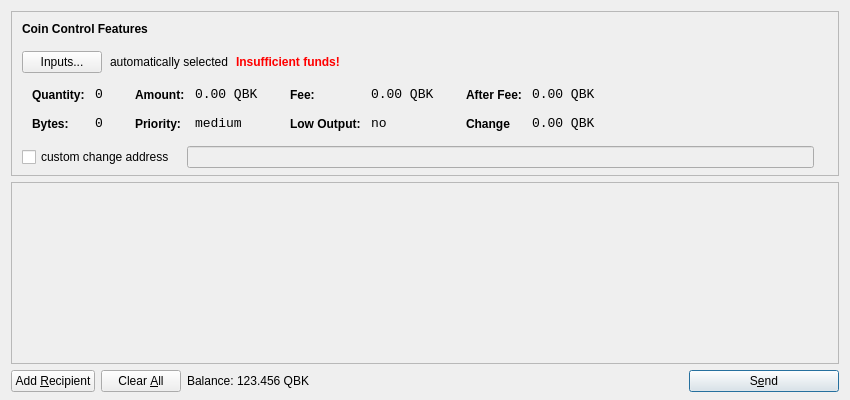
<?xml version="1.0" encoding="UTF-8"?>
<ui version="4.0">
 <class>SendCoinsDialog</class>
 <widget class="QDialog" name="SendCoinsDialog">
  <property name="geometry">
   <rect>
    <x>0</x>
    <y>0</y>
    <width>850</width>
    <height>400</height>
   </rect>
  </property>
  <property name="windowTitle">
   <string>Send Coins</string>
  </property>
  <layout class="QVBoxLayout" name="verticalLayout" stretch="0,1,0">
   <property name="bottomMargin">
    <number>8</number>
   </property>
   <item>
    <widget class="QFrame" name="frameCoinControl">
     <property name="sizePolicy">
      <sizepolicy hsizetype="Expanding" vsizetype="Expanding">
       <horstretch>0</horstretch>
       <verstretch>0</verstretch>
      </sizepolicy>
     </property>
     <property name="maximumSize">
      <size>
       <width>16777215</width>
       <height>16777215</height>
      </size>
     </property>
     <property name="frameShape">
      <enum>QFrame::StyledPanel</enum>
     </property>
     <property name="frameShadow">
      <enum>QFrame::Sunken</enum>
     </property>
     <layout class="QVBoxLayout" name="verticalLayoutCoinControl2">
      <property name="spacing">
       <number>-1</number>
      </property>
      <property name="leftMargin">
       <number>0</number>
      </property>
      <property name="topMargin">
       <number>0</number>
      </property>
      <property name="rightMargin">
       <number>0</number>
      </property>
      <property name="bottomMargin">
       <number>6</number>
      </property>
      <item>
       <layout class="QVBoxLayout" name="verticalLayoutCoinControl" stretch="0,0,0,0,1">
        <property name="spacing">
         <number>0</number>
        </property>
        <property name="leftMargin">
         <number>10</number>
        </property>
        <property name="topMargin">
         <number>10</number>
        </property>
        <item>
         <layout class="QHBoxLayout" name="horizontalLayoutCoinControl1">
          <property name="bottomMargin">
           <number>15</number>
          </property>
          <item>
           <widget class="QLabel" name="labelCoinControlFeatures">
            <property name="sizePolicy">
             <sizepolicy hsizetype="Preferred" vsizetype="Maximum">
              <horstretch>0</horstretch>
              <verstretch>0</verstretch>
             </sizepolicy>
            </property>
            <property name="font">
             <font>
              <weight>75</weight>
              <bold>true</bold>
             </font>
            </property>
            <property name="styleSheet">
             <string notr="true">font-weight:bold;</string>
            </property>
            <property name="text">
             <string>Coin Control Features</string>
            </property>
           </widget>
          </item>
         </layout>
        </item>
        <item>
         <layout class="QHBoxLayout" name="horizontalLayoutCoinControl2" stretch="0,0,0,0">
          <property name="spacing">
           <number>8</number>
          </property>
          <property name="bottomMargin">
           <number>10</number>
          </property>
          <item>
           <widget class="QPushButton" name="pushButtonCoinControl">
            <property name="styleSheet">
             <string notr="true"/>
            </property>
            <property name="text">
             <string>Inputs...</string>
            </property>
           </widget>
          </item>
          <item>
           <widget class="QLabel" name="labelCoinControlAutomaticallySelected">
            <property name="text">
             <string>automatically selected</string>
            </property>
            <property name="margin">
             <number>5</number>
            </property>
           </widget>
          </item>
          <item>
           <widget class="QLabel" name="labelCoinControlInsuffFunds">
            <property name="font">
             <font>
              <weight>75</weight>
              <bold>true</bold>
             </font>
            </property>
            <property name="styleSheet">
             <string notr="true">color:red;font-weight:bold;</string>
            </property>
            <property name="text">
             <string>Insufficient funds!</string>
            </property>
            <property name="margin">
             <number>5</number>
            </property>
           </widget>
          </item>
          <item>
           <spacer name="horizontalSpacerCoinControl">
            <property name="orientation">
             <enum>Qt::Horizontal</enum>
            </property>
            <property name="sizeHint" stdset="0">
             <size>
              <width>40</width>
              <height>1</height>
             </size>
            </property>
           </spacer>
          </item>
         </layout>
        </item>
        <item>
         <widget class="QWidget" name="widgetCoinControl" native="true">
          <property name="sizePolicy">
           <sizepolicy hsizetype="Preferred" vsizetype="Preferred">
            <horstretch>0</horstretch>
            <verstretch>0</verstretch>
           </sizepolicy>
          </property>
          <property name="minimumSize">
           <size>
            <width>0</width>
            <height>0</height>
           </size>
          </property>
          <property name="styleSheet">
           <string notr="true"/>
          </property>
          <layout class="QHBoxLayout" name="horizontalLayoutCoinControl5">
           <property name="margin">
            <number>0</number>
           </property>
           <item>
            <layout class="QHBoxLayout" name="horizontalLayoutCoinControl3" stretch="0,0,0,1">
             <property name="spacing">
              <number>20</number>
             </property>
             <property name="topMargin">
              <number>0</number>
             </property>
             <property name="bottomMargin">
              <number>10</number>
             </property>
             <item>
              <layout class="QFormLayout" name="formLayoutCoinControl1">
               <property name="horizontalSpacing">
                <number>10</number>
               </property>
               <property name="verticalSpacing">
                <number>14</number>
               </property>
               <property name="leftMargin">
                <number>10</number>
               </property>
               <property name="topMargin">
                <number>4</number>
               </property>
               <property name="rightMargin">
                <number>6</number>
               </property>
               <item row="0" column="0">
                <widget class="QLabel" name="labelCoinControlQuantityText">
                 <property name="styleSheet">
                  <string notr="true">font-weight:bold;</string>
                 </property>
                 <property name="text">
                  <string>Quantity:</string>
                 </property>
                 <property name="margin">
                  <number>0</number>
                 </property>
                </widget>
               </item>
               <item row="0" column="1">
                <widget class="QLabel" name="labelCoinControlQuantity">
                 <property name="font">
                  <font>
                   <family>Monospace</family>
                   <pointsize>10</pointsize>
                  </font>
                 </property>
                 <property name="cursor">
                  <cursorShape>IBeamCursor</cursorShape>
                 </property>
                 <property name="contextMenuPolicy">
                  <enum>Qt::ActionsContextMenu</enum>
                 </property>
                 <property name="text">
                  <string>0</string>
                 </property>
                 <property name="margin">
                  <number>0</number>
                 </property>
                 <property name="textInteractionFlags">
                  <set>Qt::LinksAccessibleByMouse|Qt::TextSelectableByKeyboard|Qt::TextSelectableByMouse</set>
                 </property>
                </widget>
               </item>
               <item row="1" column="0">
                <widget class="QLabel" name="labelCoinControlBytesText">
                 <property name="styleSheet">
                  <string notr="true">font-weight:bold;</string>
                 </property>
                 <property name="text">
                  <string>Bytes:</string>
                 </property>
                </widget>
               </item>
               <item row="1" column="1">
                <widget class="QLabel" name="labelCoinControlBytes">
                 <property name="font">
                  <font>
                   <family>Monospace</family>
                   <pointsize>10</pointsize>
                  </font>
                 </property>
                 <property name="cursor">
                  <cursorShape>IBeamCursor</cursorShape>
                 </property>
                 <property name="contextMenuPolicy">
                  <enum>Qt::ActionsContextMenu</enum>
                 </property>
                 <property name="text">
                  <string>0</string>
                 </property>
                 <property name="textInteractionFlags">
                  <set>Qt::LinksAccessibleByMouse|Qt::TextSelectableByKeyboard|Qt::TextSelectableByMouse</set>
                 </property>
                </widget>
               </item>
              </layout>
             </item>
             <item>
              <layout class="QFormLayout" name="formLayoutCoinControl2">
               <property name="horizontalSpacing">
                <number>10</number>
               </property>
               <property name="verticalSpacing">
                <number>14</number>
               </property>
               <property name="leftMargin">
                <number>6</number>
               </property>
               <property name="topMargin">
                <number>4</number>
               </property>
               <property name="rightMargin">
                <number>6</number>
               </property>
               <item row="0" column="0">
                <widget class="QLabel" name="labelCoinControlAmountText">
                 <property name="styleSheet">
                  <string notr="true">font-weight:bold;</string>
                 </property>
                 <property name="text">
                  <string>Amount:</string>
                 </property>
                 <property name="margin">
                  <number>0</number>
                 </property>
                </widget>
               </item>
               <item row="0" column="1">
                <widget class="QLabel" name="labelCoinControlAmount">
                 <property name="font">
                  <font>
                   <family>Monospace</family>
                   <pointsize>10</pointsize>
                  </font>
                 </property>
                 <property name="cursor">
                  <cursorShape>IBeamCursor</cursorShape>
                 </property>
                 <property name="contextMenuPolicy">
                  <enum>Qt::ActionsContextMenu</enum>
                 </property>
                 <property name="text">
                  <string>0.00 QBK</string>
                 </property>
                 <property name="textInteractionFlags">
                  <set>Qt::LinksAccessibleByMouse|Qt::TextSelectableByKeyboard|Qt::TextSelectableByMouse</set>
                 </property>
                </widget>
               </item>
               <item row="1" column="0">
                <widget class="QLabel" name="labelCoinControlPriorityText">
                 <property name="styleSheet">
                  <string notr="true">font-weight:bold;</string>
                 </property>
                 <property name="text">
                  <string>Priority:</string>
                 </property>
                </widget>
               </item>
               <item row="1" column="1">
                <widget class="QLabel" name="labelCoinControlPriority">
                 <property name="font">
                  <font>
                   <family>Monospace</family>
                   <pointsize>10</pointsize>
                  </font>
                 </property>
                 <property name="cursor">
                  <cursorShape>IBeamCursor</cursorShape>
                 </property>
                 <property name="contextMenuPolicy">
                  <enum>Qt::ActionsContextMenu</enum>
                 </property>
                 <property name="text">
                  <string>medium</string>
                 </property>
                 <property name="textInteractionFlags">
                  <set>Qt::LinksAccessibleByMouse|Qt::TextSelectableByKeyboard|Qt::TextSelectableByMouse</set>
                 </property>
                </widget>
               </item>
              </layout>
             </item>
             <item>
              <layout class="QFormLayout" name="formLayoutCoinControl3">
               <property name="horizontalSpacing">
                <number>10</number>
               </property>
               <property name="verticalSpacing">
                <number>14</number>
               </property>
               <property name="leftMargin">
                <number>6</number>
               </property>
               <property name="topMargin">
                <number>4</number>
               </property>
               <property name="rightMargin">
                <number>6</number>
               </property>
               <item row="0" column="0">
                <widget class="QLabel" name="labelCoinControlFeeText">
                 <property name="styleSheet">
                  <string notr="true">font-weight:bold;</string>
                 </property>
                 <property name="text">
                  <string>Fee:</string>
                 </property>
                 <property name="margin">
                  <number>0</number>
                 </property>
                </widget>
               </item>
               <item row="0" column="1">
                <widget class="QLabel" name="labelCoinControlFee">
                 <property name="font">
                  <font>
                   <family>Monospace</family>
                   <pointsize>10</pointsize>
                  </font>
                 </property>
                 <property name="cursor">
                  <cursorShape>IBeamCursor</cursorShape>
                 </property>
                 <property name="contextMenuPolicy">
                  <enum>Qt::ActionsContextMenu</enum>
                 </property>
                 <property name="text">
                  <string>0.00 QBK</string>
                 </property>
                 <property name="textInteractionFlags">
                  <set>Qt::LinksAccessibleByMouse|Qt::TextSelectableByKeyboard|Qt::TextSelectableByMouse</set>
                 </property>
                </widget>
               </item>
               <item row="1" column="0">
                <widget class="QLabel" name="labelCoinControlLowOutputText">
                 <property name="styleSheet">
                  <string notr="true">font-weight:bold;</string>
                 </property>
                 <property name="text">
                  <string>Low Output:</string>
                 </property>
                </widget>
               </item>
               <item row="1" column="1">
                <widget class="QLabel" name="labelCoinControlLowOutput">
                 <property name="font">
                  <font>
                   <family>Monospace</family>
                   <pointsize>10</pointsize>
                  </font>
                 </property>
                 <property name="cursor">
                  <cursorShape>IBeamCursor</cursorShape>
                 </property>
                 <property name="contextMenuPolicy">
                  <enum>Qt::ActionsContextMenu</enum>
                 </property>
                 <property name="text">
                  <string>no</string>
                 </property>
                 <property name="textInteractionFlags">
                  <set>Qt::LinksAccessibleByMouse|Qt::TextSelectableByKeyboard|Qt::TextSelectableByMouse</set>
                 </property>
                </widget>
               </item>
              </layout>
             </item>
             <item>
              <layout class="QFormLayout" name="formLayoutCoinControl4">
               <property name="horizontalSpacing">
                <number>10</number>
               </property>
               <property name="verticalSpacing">
                <number>14</number>
               </property>
               <property name="leftMargin">
                <number>6</number>
               </property>
               <property name="topMargin">
                <number>4</number>
               </property>
               <property name="rightMargin">
                <number>6</number>
               </property>
               <item row="0" column="0">
                <widget class="QLabel" name="labelCoinControlAfterFeeText">
                 <property name="styleSheet">
                  <string notr="true">font-weight:bold;</string>
                 </property>
                 <property name="text">
                  <string>After Fee:</string>
                 </property>
                 <property name="margin">
                  <number>0</number>
                 </property>
                </widget>
               </item>
               <item row="0" column="1">
                <widget class="QLabel" name="labelCoinControlAfterFee">
                 <property name="font">
                  <font>
                   <family>Monospace</family>
                   <pointsize>10</pointsize>
                  </font>
                 </property>
                 <property name="cursor">
                  <cursorShape>IBeamCursor</cursorShape>
                 </property>
                 <property name="contextMenuPolicy">
                  <enum>Qt::ActionsContextMenu</enum>
                 </property>
                 <property name="text">
                  <string>0.00 QBK</string>
                 </property>
                 <property name="textInteractionFlags">
                  <set>Qt::LinksAccessibleByMouse|Qt::TextSelectableByKeyboard|Qt::TextSelectableByMouse</set>
                 </property>
                </widget>
               </item>
               <item row="1" column="0">
                <widget class="QLabel" name="labelCoinControlChangeText">
                 <property name="styleSheet">
                  <string notr="true">font-weight:bold;</string>
                 </property>
                 <property name="text">
                  <string>Change</string>
                 </property>
                </widget>
               </item>
               <item row="1" column="1">
                <widget class="QLabel" name="labelCoinControlChange">
                 <property name="font">
                  <font>
                   <family>Monospace</family>
                   <pointsize>10</pointsize>
                  </font>
                 </property>
                 <property name="cursor">
                  <cursorShape>IBeamCursor</cursorShape>
                 </property>
                 <property name="contextMenuPolicy">
                  <enum>Qt::ActionsContextMenu</enum>
                 </property>
                 <property name="text">
                  <string>0.00 QBK</string>
                 </property>
                 <property name="textInteractionFlags">
                  <set>Qt::LinksAccessibleByMouse|Qt::TextSelectableByKeyboard|Qt::TextSelectableByMouse</set>
                 </property>
                </widget>
               </item>
              </layout>
             </item>
            </layout>
           </item>
          </layout>
         </widget>
        </item>
        <item>
         <layout class="QHBoxLayout" name="horizontalLayoutCoinControl4" stretch="0,0,0">
          <property name="spacing">
           <number>12</number>
          </property>
          <property name="sizeConstraint">
           <enum>QLayout::SetDefaultConstraint</enum>
          </property>
          <property name="topMargin">
           <number>5</number>
          </property>
          <property name="rightMargin">
           <number>5</number>
          </property>
          <item>
           <widget class="QCheckBox" name="checkBoxCoinControlChange">
            <property name="text">
             <string>custom change address</string>
            </property>
           </widget>
          </item>
          <item>
           <widget class="QLineEdit" name="lineEditCoinControlChange">
            <property name="enabled">
             <bool>false</bool>
            </property>
            <property name="sizePolicy">
             <sizepolicy hsizetype="Expanding" vsizetype="Fixed">
              <horstretch>0</horstretch>
              <verstretch>0</verstretch>
             </sizepolicy>
            </property>
           </widget>
          </item>
          <item>
           <widget class="QLabel" name="labelCoinControlChangeLabel">
            <property name="sizePolicy">
             <sizepolicy hsizetype="Preferred" vsizetype="Expanding">
              <horstretch>0</horstretch>
              <verstretch>0</verstretch>
             </sizepolicy>
            </property>
            <property name="minimumSize">
             <size>
              <width>0</width>
              <height>0</height>
             </size>
            </property>
            <property name="text">
             <string/>
            </property>
            <property name="margin">
             <number>3</number>
            </property>
           </widget>
          </item>
         </layout>
        </item>
        <item>
         <spacer name="verticalSpacerCoinControl">
          <property name="orientation">
           <enum>Qt::Vertical</enum>
          </property>
          <property name="sizeHint" stdset="0">
           <size>
            <width>800</width>
            <height>1</height>
           </size>
          </property>
         </spacer>
        </item>
       </layout>
      </item>
     </layout>
    </widget>
   </item>
   <item>
    <widget class="QScrollArea" name="scrollArea">
     <property name="widgetResizable">
      <bool>true</bool>
     </property>
     <widget class="QWidget" name="scrollAreaWidgetContents">
      <property name="geometry">
       <rect>
        <x>0</x>
        <y>0</y>
        <width>830</width>
        <height>165</height>
       </rect>
      </property>
      <layout class="QVBoxLayout" name="verticalLayout_2">
       <property name="margin">
        <number>0</number>
       </property>
       <item>
        <layout class="QVBoxLayout" name="entries">
         <property name="spacing">
          <number>6</number>
         </property>
        </layout>
       </item>
       <item>
        <spacer name="verticalSpacer">
         <property name="orientation">
          <enum>Qt::Vertical</enum>
         </property>
         <property name="sizeHint" stdset="0">
          <size>
           <width>20</width>
           <height>40</height>
          </size>
         </property>
        </spacer>
       </item>
      </layout>
     </widget>
    </widget>
   </item>
   <item>
    <layout class="QHBoxLayout" name="horizontalLayout">
     <item>
      <widget class="QPushButton" name="addButton">
       <property name="toolTip">
        <string>Send to multiple recipients at once</string>
       </property>
       <property name="text">
        <string>Add &amp;Recipient</string>
       </property>
       <property name="icon">
        <iconset resource="../bitcoin.qrc">
         <normaloff>:/icons/add</normaloff>:/icons/add</iconset>
       </property>
       <property name="autoDefault">
        <bool>false</bool>
       </property>
      </widget>
     </item>
     <item>
      <widget class="QPushButton" name="clearButton">
       <property name="sizePolicy">
        <sizepolicy hsizetype="Minimum" vsizetype="Fixed">
         <horstretch>0</horstretch>
         <verstretch>0</verstretch>
        </sizepolicy>
       </property>
       <property name="toolTip">
        <string>Remove all transaction fields</string>
       </property>
       <property name="text">
        <string>Clear &amp;All</string>
       </property>
       <property name="icon">
        <iconset resource="../bitcoin.qrc">
         <normaloff>:/icons/remove</normaloff>:/icons/remove</iconset>
       </property>
       <property name="autoRepeatDelay">
        <number>300</number>
       </property>
       <property name="autoDefault">
        <bool>false</bool>
       </property>
      </widget>
     </item>
     <item>
      <layout class="QHBoxLayout" name="horizontalLayout_2">
       <property name="spacing">
        <number>3</number>
       </property>
       <item>
        <widget class="QLabel" name="label">
         <property name="sizePolicy">
          <sizepolicy hsizetype="Preferred" vsizetype="Fixed">
           <horstretch>0</horstretch>
           <verstretch>0</verstretch>
          </sizepolicy>
         </property>
         <property name="text">
          <string>Balance:</string>
         </property>
        </widget>
       </item>
       <item>
        <widget class="QLabel" name="labelBalance">
         <property name="sizePolicy">
          <sizepolicy hsizetype="Preferred" vsizetype="Fixed">
           <horstretch>0</horstretch>
           <verstretch>0</verstretch>
          </sizepolicy>
         </property>
         <property name="cursor">
          <cursorShape>IBeamCursor</cursorShape>
         </property>
         <property name="text">
          <string>123.456 QBK</string>
         </property>
         <property name="textInteractionFlags">
          <set>Qt::LinksAccessibleByMouse|Qt::TextSelectableByKeyboard|Qt::TextSelectableByMouse</set>
         </property>
        </widget>
       </item>
      </layout>
     </item>
     <item>
      <spacer name="horizontalSpacer">
       <property name="orientation">
        <enum>Qt::Horizontal</enum>
       </property>
       <property name="sizeHint" stdset="0">
        <size>
         <width>40</width>
         <height>20</height>
        </size>
       </property>
      </spacer>
     </item>
     <item>
      <widget class="QPushButton" name="sendButton">
       <property name="minimumSize">
        <size>
         <width>150</width>
         <height>0</height>
        </size>
       </property>
       <property name="toolTip">
        <string>Confirm the send action</string>
       </property>
       <property name="text">
        <string>S&amp;end</string>
       </property>
       <property name="icon">
        <iconset resource="../bitcoin.qrc">
         <normaloff>:/icons/send</normaloff>:/icons/send</iconset>
       </property>
       <property name="default">
        <bool>true</bool>
       </property>
      </widget>
     </item>
    </layout>
   </item>
  </layout>
 </widget>
 <resources>
  <include location="../bitcoin.qrc"/>
 </resources>
 <connections/>
</ui>
